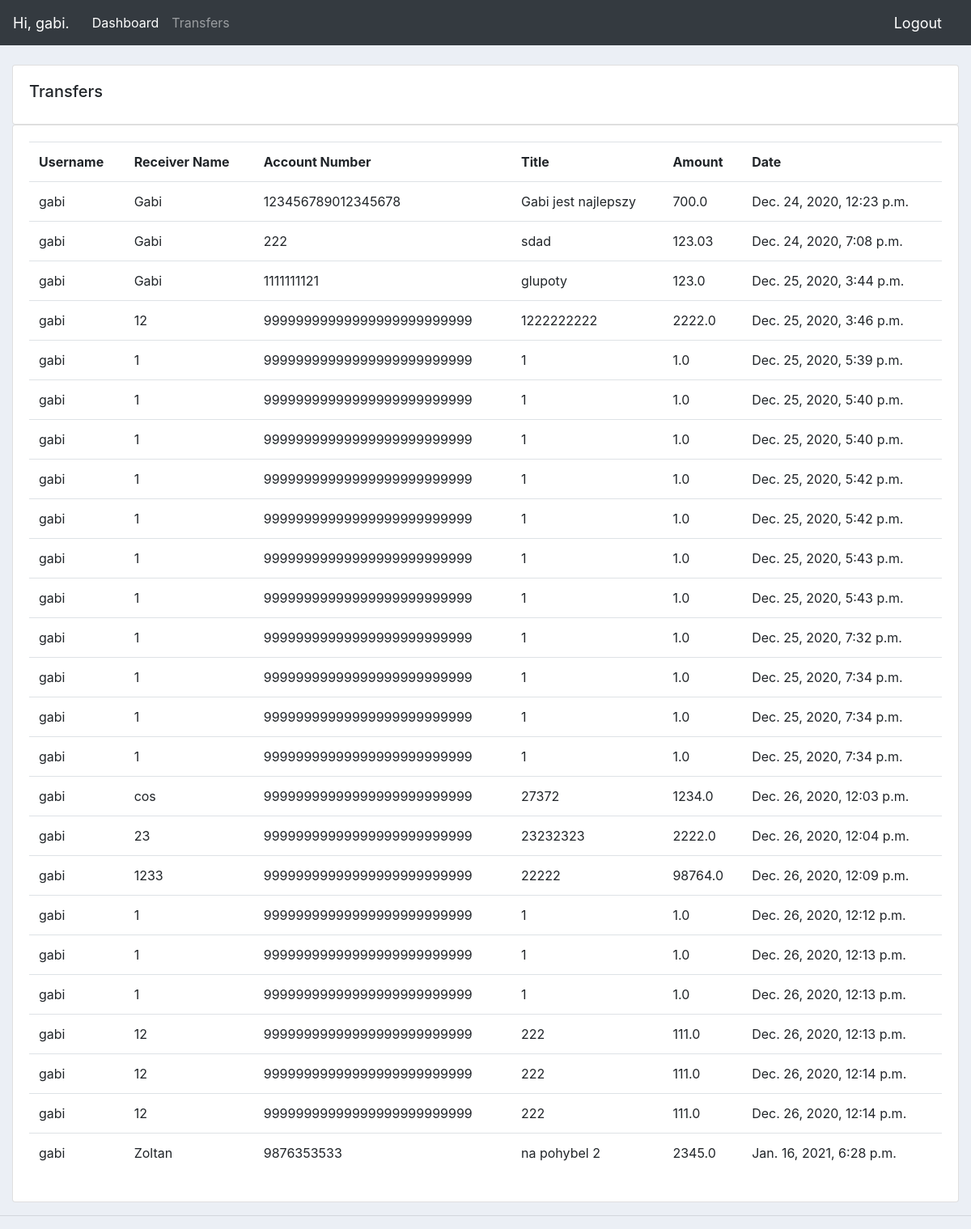
Screenshot of /products/ (signed in) with the database file from the repository.
### accounts/models.py (models this page shows, shortened)
class Transfer(models.Model):
    customer = models.ForeignKey(settings.AUTH_USER_MODEL, null=True, on_delete=models.SET_NULL)
    receiver_name = models.CharField(max_length=200, null=True)
    account_number = models.CharField(max_length=26, null=True)  # TODO
    title = models.CharField(max_length=200, null=True)
    amount = models.FloatField(null=True)  # TODO
    date_created = models.DateTimeField(auto_now_add=True, null=True)

### accounts/views.py (the view)
# urls.py: path('products/', views.products, name="products"),
@login_required(login_url='login')
def products(request):
    username = None
    if request.user.is_authenticated:
        username = request.user.username
    transfers = Transfer.objects.all()
    good_transfer = Transfer.objects.none()
    for t in transfers:
        try:
            if str(t.customer) == username:
                good_transfer |= Transfer.objects.filter(id=t.id)
        except Exception:
            pass
    return render(request, 'accounts/products.html', {'transfers': good_transfer})

### accounts/templates/accounts/products.html
{%  extends 'accounts/main.html' %}
{% block content %}
<br>
<div class="row">
    <div class="col-md">
        <div class="card card-body">
            <h5>Transfers</h5>
        </div>
        <div class="card card-body">
            <table class="table">
                <tr>
                    <th>Username</th>
                    <th>Receiver Name</th>
                    <th>Account Number</th>
                    <th>Title</th>
                    <th>Amount</th>
                    <th>Date</th>
                </tr>
                {% for i in transfers %}
                <tr>
                    <td>{{i.customer}}</td>
                    <td>{{i.receiver_name}}</td>
                    <td class="account_number_class">{{i.account_number}}</td>
                    <td>{{i.title}}</td>
                    <td>{{i.amount}}</td>
                    <td>{{i.date_created}}</td>
                </tr>
                {% endfor %}
            </table>
        </div>
    </div>
</div>
{% endblock content %}

### accounts/templates/accounts/navbar.html (shortened to what this page needs)
{% load static %}
<nav class="navbar navbar-expand-lg navbar-dark bg-dark">
    <span class="hello-msg">Hi, {{request.user}}.</span>
    <div class="collapse navbar-collapse" id="navbarNav">
        <ul class="navbar-nav">
            <li class="nav-item active">
                <a class="nav-link" href="{% url 'home' %}">Dashboard</a>
            </li>
            <li class="nav-item">
                <a class="nav-link" href="{% url 'products' %}">Transfers</a>
            </li>
        </ul>
    </div>
    <span ><a class="hello-msg" href="{% url 'logout' %}">Logout</a></span>
</nav>

### static/css/main.css (style rules this page uses)
body { background-color: #ebeff5; }

### accounts/templates/accounts/navbar.html (style rules this page uses)
.hello-msg { font-size: 18px; color: white; margin-right: 20px; }

### rows the page displays
Transfer: customer "gabi", receiver_name "Gabi", account_number "123456789012345678", title "Gabi jest najlepszy", amount "700.0", date_created "Dec. 24, 2020, 12:23 p.m."
Transfer: customer "gabi", receiver_name "Gabi", account_number "222", title "sdad", amount "123.03", date_created "Dec. 24, 2020, 7:08 p.m."
Transfer: customer "gabi", receiver_name "Gabi", account_number "1111111121", title "glupoty", amount "123.0", date_created "Dec. 25, 2020, 3:44 p.m."
Transfer: customer "gabi", receiver_name "12", account_number "99999999999999999999999999", title "1222222222", amount "2222.0", date_created "Dec. 25, 2020, 3:46 p.m."
Transfer: customer "gabi", receiver_name "1", account_number "99999999999999999999999999", title "1", amount "1.0", date_created "Dec. 25, 2020, 5:39 p.m."
Transfer: customer "gabi", receiver_name "1", account_number "99999999999999999999999999", title "1", amount "1.0", date_created "Dec. 25, 2020, 5:40 p.m."
Transfer: customer "gabi", receiver_name "1", account_number "99999999999999999999999999", title "1", amount "1.0", date_created "Dec. 25, 2020, 5:40 p.m."
Transfer: customer "gabi", receiver_name "1", account_number "99999999999999999999999999", title "1", amount "1.0", date_created "Dec. 25, 2020, 5:42 p.m."
Transfer: customer "gabi", receiver_name "1", account_number "99999999999999999999999999", title "1", amount "1.0", date_created "Dec. 25, 2020, 5:42 p.m."
Transfer: customer "gabi", receiver_name "1", account_number "99999999999999999999999999", title "1", amount "1.0", date_created "Dec. 25, 2020, 5:43 p.m."
Transfer: customer "gabi", receiver_name "1", account_number "99999999999999999999999999", title "1", amount "1.0", date_created "Dec. 25, 2020, 5:43 p.m."
Transfer: customer "gabi", receiver_name "1", account_number "99999999999999999999999999", title "1", amount "1.0", date_created "Dec. 25, 2020, 7:32 p.m."
Transfer: customer "gabi", receiver_name "1", account_number "99999999999999999999999999", title "1", amount "1.0", date_created "Dec. 25, 2020, 7:34 p.m."
Transfer: customer "gabi", receiver_name "1", account_number "99999999999999999999999999", title "1", amount "1.0", date_created "Dec. 25, 2020, 7:34 p.m."
Transfer: customer "gabi", receiver_name "1", account_number "99999999999999999999999999", title "1", amount "1.0", date_created "Dec. 25, 2020, 7:34 p.m."
Transfer: customer "gabi", receiver_name "cos", account_number "99999999999999999999999999", title "27372", amount "1234.0", date_created "Dec. 26, 2020, 12:03 p.m."
Transfer: customer "gabi", receiver_name "23", account_number "99999999999999999999999999", title "23232323", amount "2222.0", date_created "Dec. 26, 2020, 12:04 p.m."
Transfer: customer "gabi", receiver_name "1233", account_number "99999999999999999999999999", title "22222", amount "98764.0", date_created "Dec. 26, 2020, 12:09 p.m."
Transfer: customer "gabi", receiver_name "1", account_number "99999999999999999999999999", title "1", amount "1.0", date_created "Dec. 26, 2020, 12:12 p.m."
Transfer: customer "gabi", receiver_name "1", account_number "99999999999999999999999999", title "1", amount "1.0", date_created "Dec. 26, 2020, 12:13 p.m."
Transfer: customer "gabi", receiver_name "1", account_number "99999999999999999999999999", title "1", amount "1.0", date_created "Dec. 26, 2020, 12:13 p.m."
Transfer: customer "gabi", receiver_name "12", account_number "99999999999999999999999999", title "222", amount "111.0", date_created "Dec. 26, 2020, 12:13 p.m."
Transfer: customer "gabi", receiver_name "12", account_number "99999999999999999999999999", title "222", amount "111.0", date_created "Dec. 26, 2020, 12:14 p.m."
Transfer: customer "gabi", receiver_name "12", account_number "99999999999999999999999999", title "222", amount "111.0", date_created "Dec. 26, 2020, 12:14 p.m."
Transfer: customer "gabi", receiver_name "Zoltan", account_number "9876353533", title "na pohybel 2", amount "2345.0", date_created "Jan. 16, 2021, 6:28 p.m."

### other values shown
{{ request.user }} "gabi"
